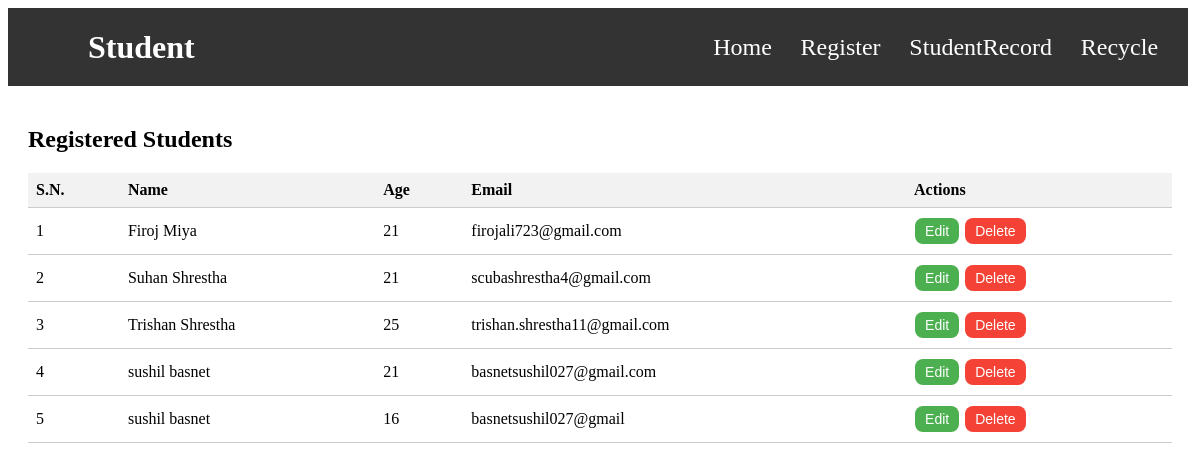
Before: /studentRecord/ with the older database file.
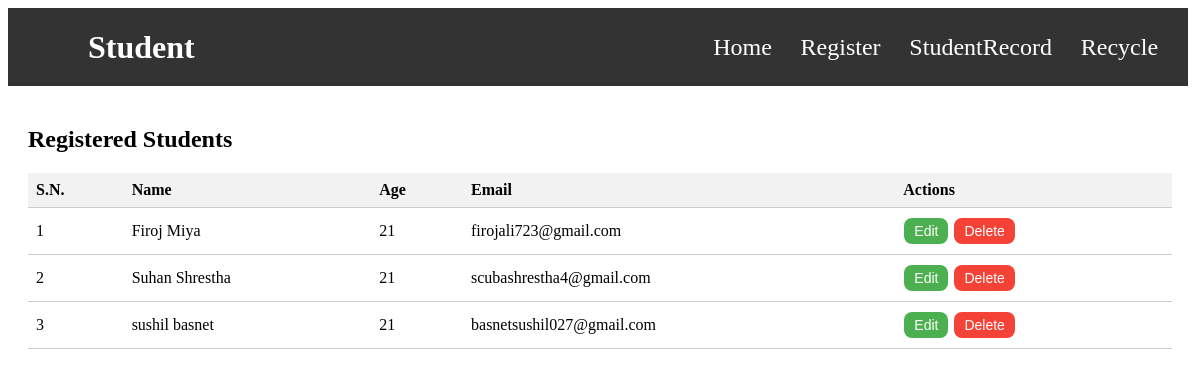
After: the same page with the newer database file.
### app/models.py (models this page shows)
class Student(models.Model):
    name = models.CharField(max_length=100)
    age = models.IntegerField()
    email = models.EmailField()
    is_deleted = models.BooleanField(default=False)

### app/views.py (the view)
# urls.py: path('studentRecord/', views.studentRecord, name='studentRecord'),
def studentRecord(request):
    students = Student.objects.filter(is_deleted=False).order_by('name')
    return render(request, 'studentRecord.html', {'students': students})

### app/templates/studentRecord.html (shortened to what this page needs)
<!DOCTYPE html>
{% load static %}
<html lang="en">
<head>
    <link rel="stylesheet" href="{% static 'css/studentRecord.css' %}">
</head>
<body>
    <nav class="navbar">
        <a href="#" class="logo">Student</a>
        <ul class="nav-links">
            <li><a href="{% url 'home' %}">Home</a></li>
            <li><a href="{% url 'register' %}">Register</a></li>
            <li><a href="{% url 'studentRecord' %}">StudentRecord</a></li>
            <li><a href="{% url 'recycle' %}">Recycle</a></li>
        </ul>
    </nav>
    <main>
        <h2>Registered Students</h2>
        {% if students %}
        <table>
            <thead>
                <tr>
                    <th>S.N.</th>
                    <th>Name</th>
                    <th>Age</th>
                    <th>Email</th>
                    <th>Actions</th>
                </tr>
            </thead>
            <tbody>
                {% for s in students %}
                <tr>
                    <td>{{ forloop.counter }}</td>
                    <td>{{ s.name }}</td>
                    <td>{{ s.age }}</td>
                    <td>{{ s.email }}</td>
                    <td>
                        <a href="{% url 'edit_data' s.id %}"><button class="edit">Edit</button></a>
                        <a href="{% url 'delete_data' s.id %}"><button class="delete">Delete</button></a>
                    </td>
                </tr>
                {% endfor %}
            </tbody>
        </table>
        {% else %}
        <p>No students registered yet.</p>
        {% endif %}
    </main>
</body>
</html>

Changed rows visible on the page:
removed Student: name "Trishan Shrestha", age "25", email "trishan.shrestha11@gmail.com"
no longer on this page (row edited): Student: name "sushil basnet", age "16", email "basnetsushil027@gmail"
